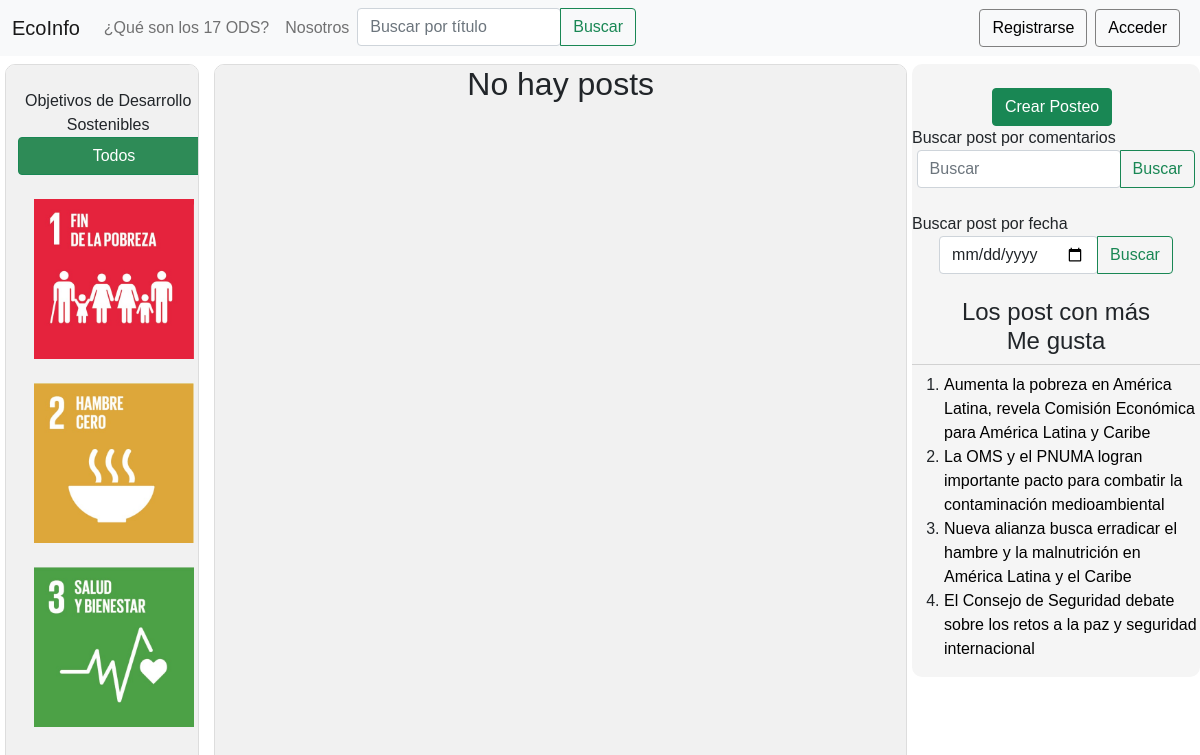
The app's page /buscar_por_catetoria/14, older data.
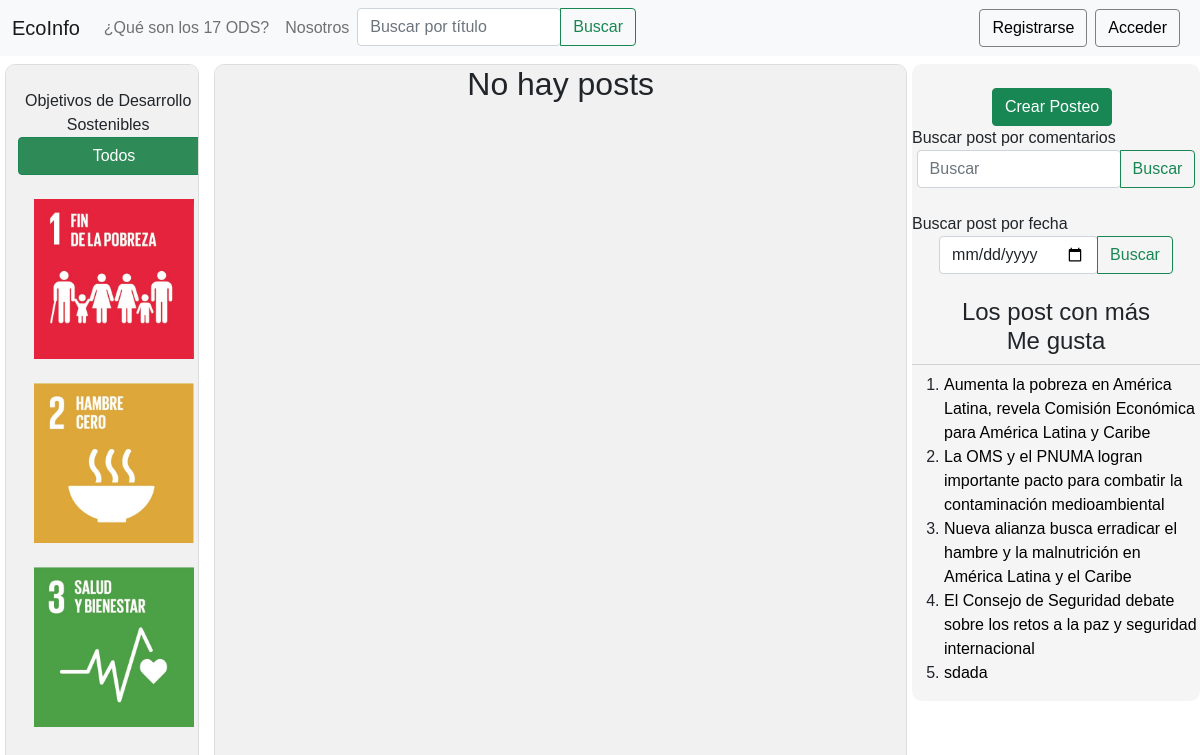
The same page, newer data.
### feed/models.py (models this page shows, shortened)
class categoria(models.Model):
    name = models.CharField(max_length=50)
    imagen = models.ImageField(upload_to='categoria',default='categoria_default.png')

class post(models.Model):
    posteador = models.ForeignKey(User, on_delete=models.CASCADE, null=True)
    titulo = models.CharField(max_length=100)
    contenido = models.TextField()
    pre_contenido = models.TextField()
    categoria = models.ForeignKey(categoria, on_delete=models.CASCADE,  default=1, null=False)
    creado_en = models.DateTimeField(auto_now_add=True)
    actualizado_en = models.DateTimeField(auto_now=True)
    me_gusta = models.IntegerField(default=0)
    no_megusta = models.IntegerField(default=0)
    imagen = models.FileField(upload_to='imagenes_posts', default='post_default.jpg')
    visitas = models.IntegerField(default=0)

### feed/views.py (the view)
# urls.py: path('buscar_por_catetoria/<id>',views.buscar_por_catetoria, name='buscar_por_catetoria'),
def buscar_por_catetoria(request,id):
    posteos = post.objects.filter(categoria_id=id).order_by('creado_en').reverse()
    categorias = categoria.objects.all()
    top_posts = post.objects.all().order_by('me_gusta').reverse()[:10]
    notif_user = notificaciones.objects.filter(post__posteador_id=request.user.id ).exclude(usuario_id = request.user.id).order_by('creado_en').reverse()[:10]
    notif_no_leidas = notificaciones.objects.filter(post__posteador_id=request.user.id, leido=False).exclude(usuario_id = request.user.id).exists()
    contexto = {'posteos':posteos, 'categorias':categorias, 'top_posts':top_posts, 'notif_user':notif_user, 'notif_no_leidas':notif_no_leidas}
    return render(request,"feed.html",contexto)

### feed/templates/feed.html (shortened to what this page needs)
{% extends "base.html" %}
{% block content %}
<div class="wrapper" >
    <div class="posts " id="global">
    <section class="main-section row" id="mensajes">
    {% if posteos %}
    {% for post in posteos %}
        <div class="card" style="width: 16rem;  border: 5px; margin: 6px; height: auto;"  >
          <a href="{% url 'leer_posteo' id=post.id %}">
            <img src="{{post.imagen.url}}" class="card-img-top" >
          </a>
            <div class="card-body" >
                <h5 class="card-title"  > {{ post.titulo }}</h5>
                <div class="cardbody"></div>
                <div class="card-text" style="width: auto; height: 6rem;" >
                   <p>{{ post.pre_contenido }}</p>
                </div>
                <p class="card-text"><small class="text-muted">{{ post.creado_en }}</small></p>
                <a href="{% url 'leer_posteo' id=post.id %}" style="color: #167dff; " >
                   Leer más
                </a>
            </div>
        </div>
    {% endfor %}
    {% else %}
        <h2 style="text-align: center;">No hay posts</h2>
    {% endif %}
    </section>
    </div>
    <div class="lista" id=global>
      <div id="mensajes">
      <br>
      <ol style="margin-left: -20px; text-align: center;">
        Objetivos de Desarrollo Sostenibles
        <br>
        <a class=" btn btn-success" href="{% url 'feed' %}" style="background:seagreen; width: 12rem; " >Todos </a>
        <br>
        <section class="main-section2 ">
        {% for categoria in categorias %}
        <a href= "{% url 'buscar_por_catetoria' id=categoria.id %}"  style="margin-left: 1rem;" >
          <br>
          <img src="{{categoria.imagen.url}} " alt="categorias" style="height: 10rem; width: 10rem; ">
        </a>
        {% endfor %}
      </ol>
    </div>
    </div>
    <div class="otras_cosas">
      <br>
        <a  class="btn btn-success " href="{% url 'perfil_usuario' %}"  style="width: auto; margin-left: 5rem;">Crear Posteo</a>
        <br>
      Buscar post por comentarios
      <br>
      <form  class=" d-flex justify-content-center " action="{% url 'busqueda_por_comentario' %}" method="GET"> {% csrf_token %}
        <div class="btn-group " method="GET">
            <input class="form-control col-xl-8 " id="comentario_buscado" name="comentario_buscado" style="width: auto;" type="text" placeholder="Buscar" aria-label="Search">
            <button class="btn btn-outline-success" >Buscar</button>
       </div>
    </form>
      <br>
      Buscar post por fecha
      <br>
      <form  class=" d-flex justify-content-center " action="{% url 'busqueda_por_fecha' %}" method="GET"> {% csrf_token %}
        <div class="btn-group " method="GET">
            <input class="form-control col-xl-12 " id="fecha_buscada" name="fecha_buscada" style="width: auto;" type="date"  placeholder="Buscar" aria-label="Search">
            <button class="btn btn-outline-success" >Buscar</button>
       </div>
    </form>
      <br>
    <div colspan="2">
      {% if top_posts %}
        <h4 style="text-align: center;">Los post con más <br>  Me gusta </h4>
        <div class="dropdown-divider"></div>
        <ol>
        {% for post in top_posts %}
          <li>
            <a href="{% url 'leer_posteo' id=post.id %}">
              {{ post.titulo }}
            </a>
          </li>
        {% endfor %}
        {% else %}
          <h2>No hay posts</h2>
        {% endif %}
    </div>
    </div>
  </div>
{% endblock %}

Row changes from the older to the newer data that the page shows:
added post: titulo "sdada"
